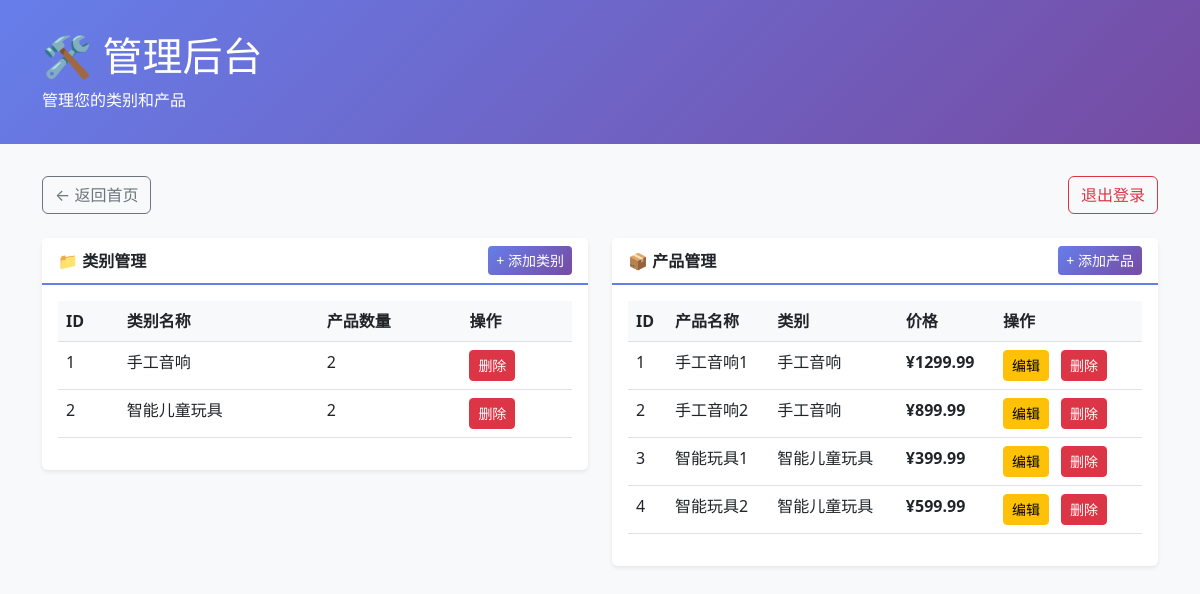
The page /admin (signed in) on the database its author committed.
### app.py (models this page shows)
class Category(db.Model):
    id = db.Column(db.Integer, primary_key=True)
    name = db.Column(db.String(50), unique=True, nullable=False)
    products = db.relationship('Product', backref='category', lazy=True)

class Product(db.Model):
    id = db.Column(db.Integer, primary_key=True)
    name = db.Column(db.String(100), nullable=False)
    description = db.Column(db.Text, nullable=False)
    price = db.Column(db.Float, nullable=False)
    image = db.Column(db.String(200), nullable=False)
    category_id = db.Column(db.Integer, db.ForeignKey('category.id'), nullable=False)

### app.py (the view)
@app.route('/admin')
@login_required
def admin():
    if not current_user.is_admin:
        flash('您没有权限访问管理后台', 'danger')
        return redirect(url_for('home'))
    categories = Category.query.all()
    products = Product.query.all()
    return render_template('admin.html', categories=categories, products=products)

### app.py (called while the page is built)
@login_manager.user_loader
def load_user(user_id):
    return User.query.get(int(user_id))

### templates/admin.html (shortened to what this page needs)
<!DOCTYPE html>
<html lang="zh-CN">
<head>
    <link href="https://cdn.jsdelivr.net/npm/bootstrap@5.3.0/dist/css/bootstrap.min.css" rel="stylesheet">
</head>
<body>
    <div class="admin-header">
        <div class="container">
            <h1 class="mb-0">🛠️ 管理后台</h1>
            <p class="mb-0 mt-2">管理您的类别和产品</p>
        </div>
    </div>
    <div class="container">
        <div class="row mb-4">
            <div class="col-12">
                <a href="{{ url_for('home') }}" class="btn btn-outline-secondary">
                    ← 返回首页
                </a>
                <a href="{{ url_for('logout') }}" class="btn btn-outline-danger float-end">
                    退出登录
                </a>
            </div>
        </div>
        <div class="row">
            <div class="col-md-6">
                <div class="card">
                    <div class="card-header d-flex justify-content-between align-items-center">
                        <span>📁 类别管理</span>
                        <a href="{{ url_for('add_category') }}" class="btn btn-primary btn-sm">
                            + 添加类别
                        </a>
                    </div>
                    <div class="card-body">
                        {% if categories %}
                        <table class="table table-hover">
                            <thead>
                                <tr>
                                    <th>ID</th>
                                    <th>类别名称</th>
                                    <th>产品数量</th>
                                    <th>操作</th>
                                </tr>
                            </thead>
                            <tbody>
                                {% for category in categories %}
                                <tr>
                                    <td>{{ category.id }}</td>
                                    <td>{{ category.name }}</td>
                                    <td>{{ category.products|length }}</td>
                                    <td>
                                        <a href="{{ url_for('delete_category', category_id=category.id) }}"
                                           class="btn btn-sm btn-danger"
                                           onclick="return confirm('确定要删除这个类别吗？')">
                                            删除
                                        </a>
                                    </td>
                                </tr>
                                {% endfor %}
                            </tbody>
                        </table>
                        {% else %}
                        <p class="text-muted text-center">暂无类别，请添加第一个类别</p>
                        {% endif %}
                    </div>
                </div>
            </div>
            <div class="col-md-6">
                <div class="card">
                    <div class="card-header d-flex justify-content-between align-items-center">
                        <span>📦 产品管理</span>
                        <a href="{{ url_for('add_product') }}" class="btn btn-primary btn-sm">
                            + 添加产品
                        </a>
                    </div>
                    <div class="card-body">
                        {% if products %}
                        <table class="table table-hover">
                            <thead>
                                <tr>
                                    <th>ID</th>
                                    <th>产品名称</th>
                                    <th>类别</th>
                                    <th>价格</th>
                                    <th>操作</th>
                                </tr>
                            </thead>
                            <tbody>
                                {% for product in products %}
                                <tr>
                                    <td>{{ product.id }}</td>
                                    <td>{{ product.name }}</td>
                                    <td>{{ product.category.name }}</td>
                                    <td class="price-tag">¥{{ product.price }}</td>
                                    <td class="action-buttons">
                                        <a href="{{ url_for('edit_product', product_id=product.id) }}"
                                           class="btn btn-sm btn-warning">
                                            编辑
                                        </a>
                                        <a href="{{ url_for('delete_product', product_id=product.id) }}"
                                           class="btn btn-sm btn-danger"
                                           onclick="return confirm('确定要删除这个产品吗？')">
                                            删除
                                        </a>
                                    </td>
                                </tr>
                                {% endfor %}
                            </tbody>
                        </table>
                        {% else %}
                        <p class="text-muted text-center">暂无产品，请添加第一个产品</p>
                        {% endif %}
                    </div>
                </div>
            </div>
        </div>
    </div>
</body>
</html>

### templates/admin.html (style rules this page uses)
body { background-color: #f8f9fa; }
.admin-header { background: linear-gradient(135deg, #667eea 0%, #764ba2 100%); color: white; padding: 2rem 0; margin-bottom: 2rem; }
.card { border: none; box-shadow: 0 0.125rem 0.25rem rgba(0, 0, 0, 0.075); margin-bottom: 1.5rem; }
.card-header { background-color: #fff; border-bottom: 2px solid #667eea; font-weight: 600; }
.btn-primary { background: linear-gradient(135deg, #667eea 0%, #764ba2 100%); border: none; }
.table th { background-color: #f8f9fa; border-top: none; }
.action-buttons .btn { margin-right: 0.5rem; }
.price-tag { color: #28a745; font-weight: 600; }

### rows shown on the page
Category: id "1", name "手工音响", products|length "2"
Category: id "2", name "智能儿童玩具", products|length "2"
Product: id "1", name "手工音响1", category.name "手工音响", price "1299.99"
Product: id "2", name "手工音响2", category.name "手工音响", price "899.99"
Product: id "3", name "智能玩具1", category.name "智能儿童玩具", price "399.99"
Product: id "4", name "智能玩具2", category.name "智能儿童玩具", price "599.99"
